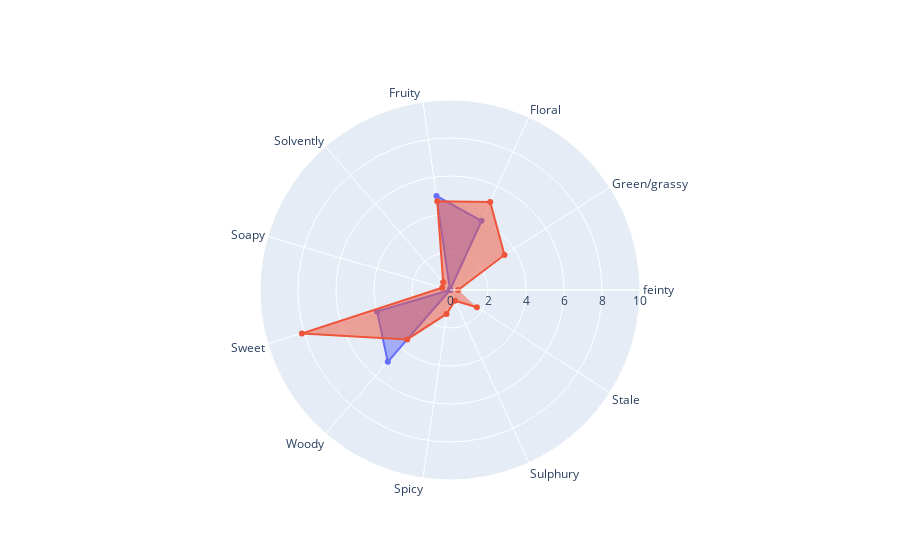

The code cell stored with this chart in its notebook:
### Code cell
#["floral", "fruit", "sweet", "wood", "peat"]
panelist_scores_000636 = [0,0,4,5,0,0,4,5,0,0,0]

compare_profiles(OSA_plotting_000636, panelist_scores_000636)

### Figure 1 — Plotly figure (JSON) as saved in the notebook; plotly's stock layout.template omitted (floating-point values rounded to 4 significant figures)
{"data": [{"fill": "toself", "name": "panelist", "r": [0, 0, 4, 5, 0, 0, 4, 5, 0, 0, 0], "theta": ["feinty", "Green/grassy", "Floral", "Fruity ", "Solvently", "Soapy", "Sweet", "Woody", "Spicy", "Sulphury", "Stale"], "type": "scatterpolar"}, {"fill": "toself", "name": "MS_prediction", "r": [0.4323, 3.409, 5.095, 4.713, 0.5481, 0.4293, 8.124, 3.439, 1.274, 0.624, 1.68], "theta": ["feinty", "Green/grassy", "Floral", "Fruity ", "Solvently", "Soapy", "Sweet", "Woody", "Spicy", "Sulphury", "Stale"], "type": "scatterpolar"}], "layout": {"polar": {"radialaxis": {"range": [0, 10], "visible": true}}, "showlegend": false}}
